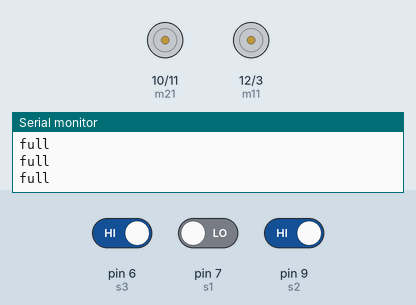
This sketch was run on a simulated Arduino Uno, built with avr-gcc and run on an emulated ATmega328P. On the bench: motor-driver pin pairs drawn as motors (green arrow = first pin HIGH = forward, orange = second pin HIGH = backward, longer = more drive), the last lines printed to the serial monitor. The test bench sets the inputs (shaded band); at power-on: pin 6 (s3) HIGH, pin 9 (s2) HIGH, pin 7 (s1) LOW.

Above: at 1.2 s.
1.3 s: pin 6 (s3) driven LOW
At 2.6 s:
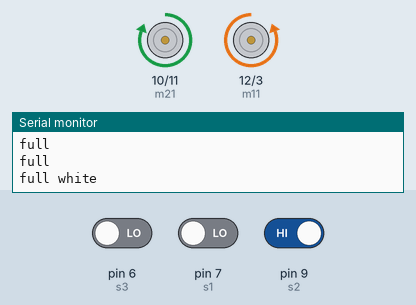
4.3 s: pin 6 (s3) driven HIGH
At 5.0 s:
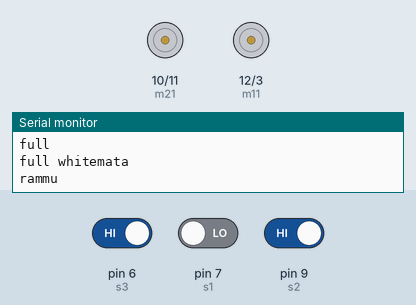
6.9 s: pin 9 (s2) driven LOW
At 8.96 s:
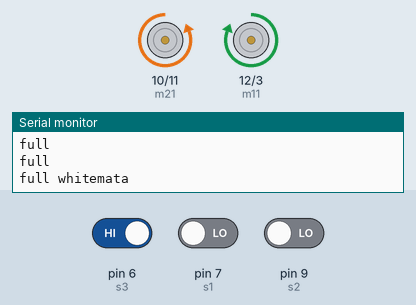
Timing chart, 0 to 15.9 s (numbered marks = the images above; inputs shaded):
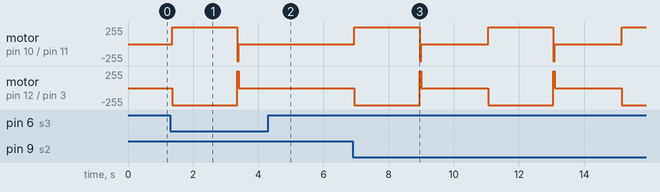

Measured:
- after the input at 1.3 s, motor on pin 10 (m21) / pin 11 (m22): stopped → forward 255/255 after 0.05 s, → stopped 2.0 s later; motor on pin 12 (m11) / pin 3 (m12): stopped → backward 255/255 after 0.05 s, → stopped 2.0 s later
- after the input at 4.3 s, motor on pin 10 (m21) / pin 11 (m22): stays stopped (without the input it goes to forward 255/255 after 1.2 s); motor on pin 12 (m11) / pin 3 (m12): stays stopped (without the input it goes to backward 255/255 after 1.2 s)
- after the input at 6.9 s, motor on pin 10 (m21) / pin 11 (m22): alternates forward 255/255 for 2.0 s and stopped for 2.1 s, starting after 0.05 s; motor on pin 12 (m11) / pin 3 (m12): alternates backward 255/255 for 2.0 s and stopped for 2.1 s, starting after 0.05 s

The sketch:

smart_hand_wash.ino
```cpp
#define s1 7
#define s2 9
#define s3 6

#define m11 12
#define m12 3
#define m21 10
#define m22 11


void setup()
{
  pinMode(s2,INPUT);
  pinMode(s3,INPUT);
  pinMode(s1,INPUT);
  pinMode(m11,OUTPUT);
  pinMode(m12,OUTPUT);
  pinMode(m21,OUTPUT);
  pinMode(m22,OUTPUT);
  Serial.begin(9600);
}
 void rvrs()
     {digitalWrite(m11,HIGH);
     digitalWrite(m12,LOW);
     digitalWrite(m21,LOW);
     digitalWrite(m22,HIGH);
     }


 //fast straight turn
 void fstrn()
     {digitalWrite(m11,LOW);
     digitalWrite(m12,HIGH);
     digitalWrite(m21,HIGH);
     digitalWrite(m22,LOW);
     }

 void stp()
 {digitalWrite(m11,LOW);
digitalWrite(m12,LOW);
digitalWrite(m21,LOW);
digitalWrite(m22,LOW);
 }

void loop()
{
  if ((digitalRead(s2)==0 && digitalRead(s3)==0)||(digitalRead(s1)==0 && digitalRead(s3)==0)||(digitalRead(s2)==0 && digitalRead(s1)==0) )
  {
    delay(50);
    fstrn();
  Serial.print("full white");
  delay(2000);
  Serial.println("mata");
  rvrs();
  delay(50);
  Serial.println("rammu");
  stp();
  delay(2000);
  Serial.println("568545");
  }
   if (digitalRead(s2)==1 && digitalRead(s3)==1)
  stp();
  Serial.println("full ");


}
```
